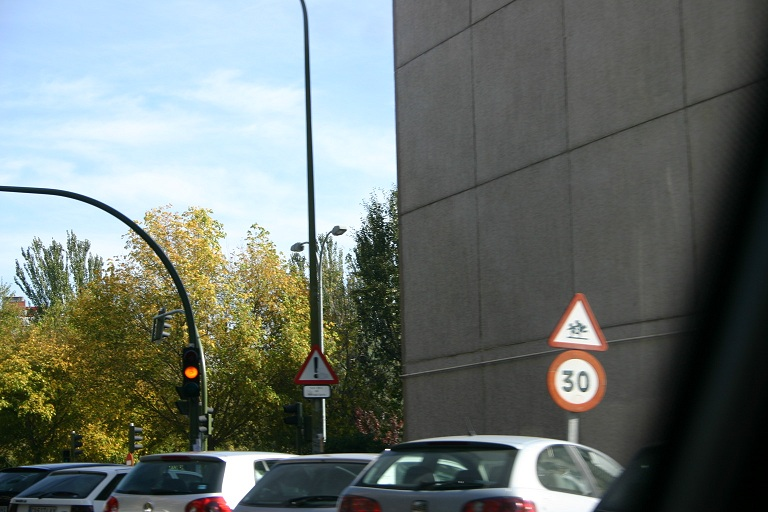
%> input picture project/matlab/Images/Different0019.jpg, 768 x 512 px; its folder holds 5 pictures in this run
$ octave --eval "main;"   (GNU Octave 9; MATLAB toolbox functions it lacks are replaced by stand-ins)
%> lines starting %> are read from the running program, lines starting %| are printed output that depends on the picture; in (x1, y1, x2, y2) boxes, pixels count from 0 and x2, y2 are one past the last pixel; in counts of white or black regions, pixels touching at a corner belong together; the program's own positions count from 1
%> in main, im is the input picture: size 512x768x3 uint8; mean R, G, B 108, 115.7, 111.3
### project/matlab/rgb2ihls.m
function [Is] = rgb2ihls(I)

if size(I,3) == 1
    error('We need a color image here!');
end
[M,N,P] = size(I);
%> M = 512; N = 768; P = 3
Is = zeros(size(I));
R = double(I(:,:,1));
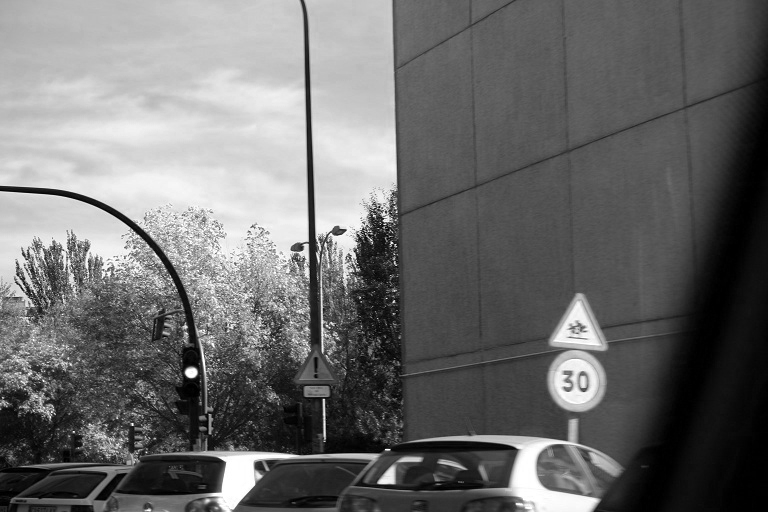
%> R: size 512x768 double; min 0, max 255, mean 108
G = double(I(:,:,2));
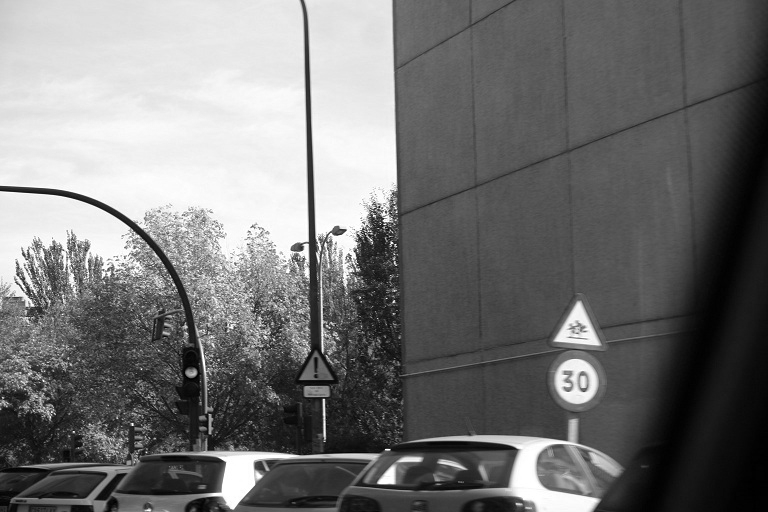
%> G: size 512x768 double; min 0, max 255, mean 115.7
B = double(I(:,:,3));
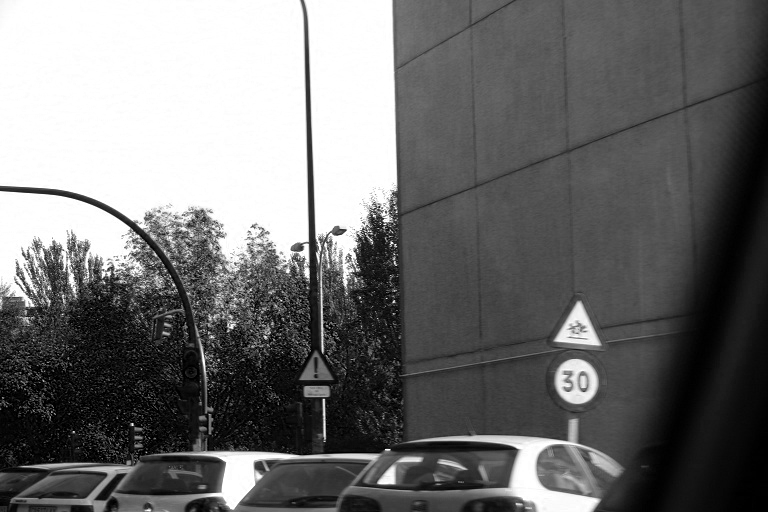
%> B: size 512x768 double; min 0, max 255, mean 111.3

% compute hue
% NOTE: HUE IS IN RADIANS !!
theta = acos((R-0.5*G-0.5*B)./sqrt(R.^2 + G.^2 + B.^2 -R.*G - R.*B -B.*G));
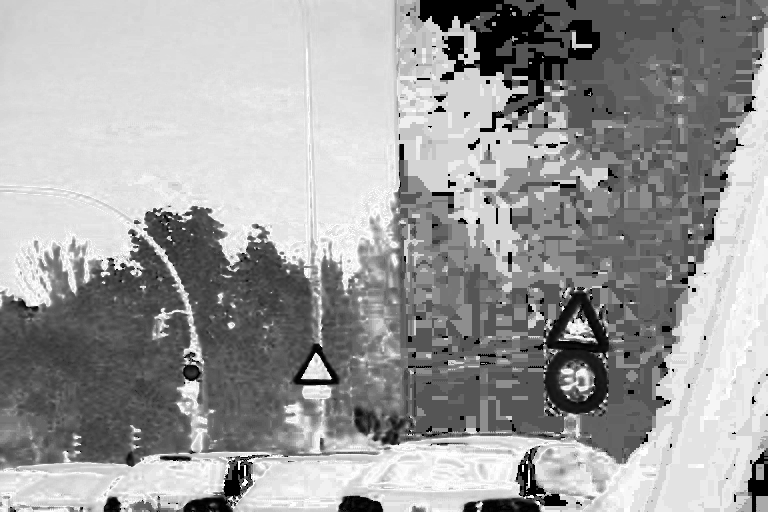
%> theta: size 512x768 double; 3.17% of the values are NaN or infinite; the others: min 0, max 3.14, mean 2.01; drawn with min black, max white, NaN and infinite black

p1 = find(B <= G);
%> p1 = 261904 values from 288 to 393216
p2 = find(B > G);
%> p2 = 131312 values from 1 to 392976

Is(p1) = theta(p1);
%> Is: size 512x768x3 double; 1.06% of the values are NaN or infinite; the others: min 0, max 3.14, mean 0.349
Is(p2) = 2*pi - theta(p2);
%> Is: size 512x768x3 double; 1.06% of the values are NaN or infinite; the others: min 0, max 6.28, mean 0.75

% compute stauration
Is(:,:,3) = max(max(R,G),B) - min(min(R,G),B);
%> Is: size 512x768x3 double; 1.06% of the values are NaN or infinite; the others: min 0, max 252, mean 8.77
% compute luminance
Is(:,:,2) = 0.210*R + 0.715*G + 0.072*B;
%> Is: size 512x768x3 double; 1.06% of the values are NaN or infinite; the others: min 0, max 254.2, mean 46.99

### project/matlab/normalize_segmentation.m
function [In] = normalize_segmentation(I, color, hue_max, hue_min, sat_min)
% Converts the image to IHLS and does the segmentation
%
% INPUT
%    I      : image to process
%    color  : 'blue' or 'red'
%
% OUTPUT
%    In     : normalized and segmented image

if nargin == 2
    if strcmp(color, 'other')
        if hue_max > 255 || hue_max < 0 || hue_min > 255 || hue_min < 0 || sat_min > 255 || sat_min < 0
            hue_max = 11;
            hue_min = 230;
            sat_min = 30;
        end
    elseif strcmp(color, 'blue')
        hue_max = 163;
        hue_min = 134;
        sat_min = 60;
    elseif strcmp(color, 'red')
        hue_max = 11;
        hue_min = 230;
        sat_min = 30;
    end
end

%% Convert to IHLS and normalize hue-saturation
I2 = rgb2ihls(I);       % convert to IHLS

h = I2(:,:,1);          % take hue channel
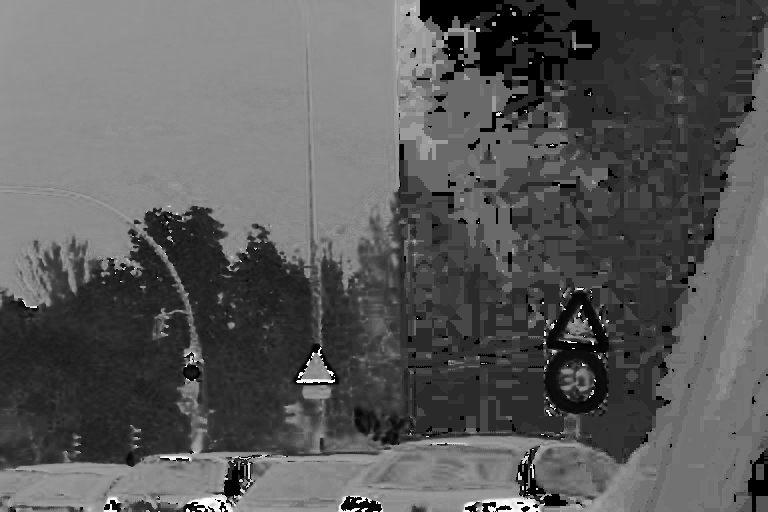
%> h: size 512x768 double; 3.17% of the values are NaN or infinite; the others: min 0, max 6.28, mean 2.3; drawn with min black, max white, NaN and infinite black
h_norm = h*255/(2*pi);  % rearrange from 0:2*pi to 0:255
h_norm = uint8(h_norm); % convert to uint8
%> h_norm: size 512x768 uint8

s = I2(:,:,3);          % take saturation channel
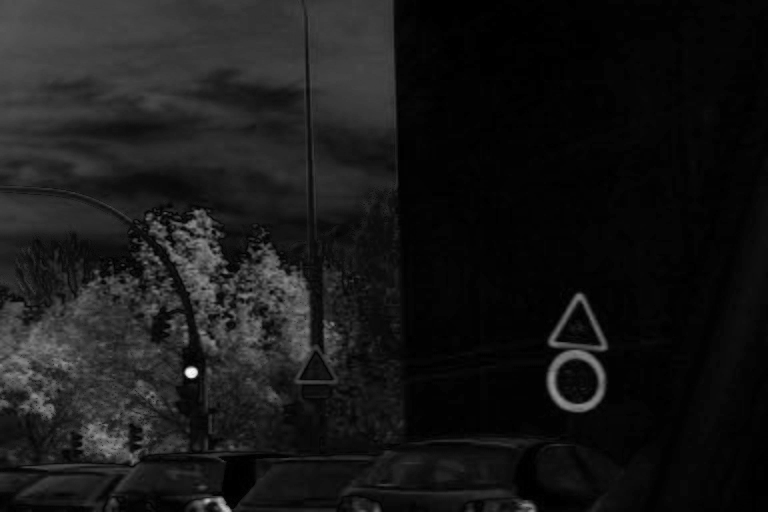
%> s: size 512x768 double; min 0, max 252, mean 23.8
s_norm = uint8(s);      % convert to uint8

%% Color Segmentation
In = zeros(size(I,1), size(I,2)); % create image to store output
if strcmp(color, 'blue')
    %     p = find((h_norm>=134 & h_norm<163) & (s_norm>60 & s_norm<=215));
    p = find((h_norm > hue_min & h_norm < hue_max) & s_norm > sat_min);
elseif strcmp(color, 'red') || strcmp(color, 'other')
    %     p = find(s_norm>30 & h_norm>230 | s_norm>30 & h_norm<11);
    p = find((h_norm > hue_min | h_norm < hue_max) & s_norm > sat_min);
%> p = 2799 values from 11567 to 311133
end
In(p) = 1; % write found pixels
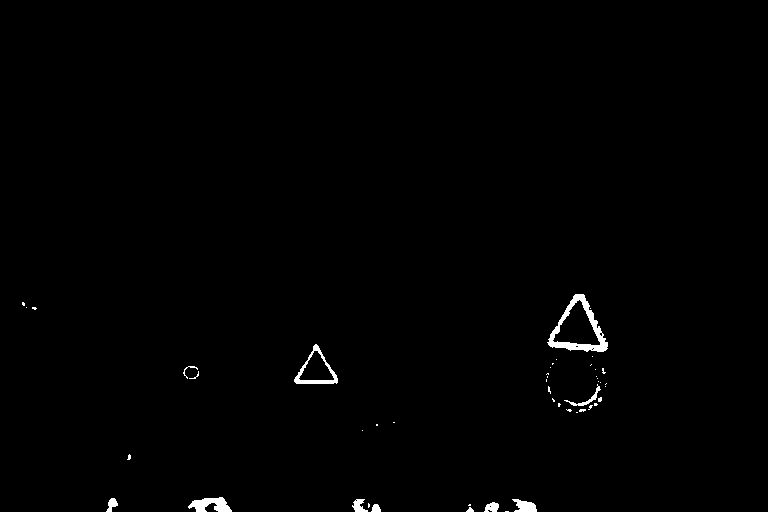
%> In: size 512x768 double; values 0 (black) and 1 (white), 0.71% white; 48 white regions (37 under 20 px), largest, box (x1, y1, x2, y2) and area: (547, 294, 608, 352) 976, (294, 344, 338, 384) 406, (188, 497, 232, 512) 406

end

### project/matlab/gui/ProcessImage.m
%%%%%%%%%%%%%%%%%%%%%%%%%%%%%%%%%%%%%%%%
%         GUI                          %
%%%%%%%%%%%%%%%%%%%%%%%%%%%%%%%%%%%%%%%%
%                                      %
%    Suman Raj Bista(Manager)          %
%    Pablo Speciale	                   %
%    Nolang Fanani	                   %
%    Nathanael Lemessa Baisa	       %
%    Taman Upadhaya	                   %
%%%%%%%%%%%%%%%%%%%%%%%%%%%%%%%%%%%%%%%%
function [nhs,noiseRem,cleanImg,imCE,OutputImg, contOrig,contCE,rotOff,paramGIELIS] = ProcessImage(inputImage)
% does road sign detection from input image
% integration of other codes for GUI takem from main.m

% No need to pass all the parameters using global Options variable
global Options; % All options in a single variable
% currfilename = Options.currfilename;

%% Image segmentation
nhs = normalize_segmentation(inputImage, Options.NHS_color);
[m n] = size(nhs);
%> m = 512; n = 768
% Test save
% IMname = ['output/',currfilename(1:length(currfilename)-3),'_nhs.png'];
% imwrite(nhs,IMname,'PNG','BitDepth',1);

%% Postprocessing
%> the run ends on the next line
[noiseRem,cleanImg] = Postprocessing(nhs, Options.POST_aspectArea, Options.POST_lowRatio, Options.POST_highRatio);
% [5 lines of commented-out code are left out]

%% Label image
[L,N] = bwlabel(cleanImg, 8);   % Labeling of the clean image to recognize regions

%% Empty image and variables to save all together
% IMAGE
imCE = zeros(size(cleanImg)); % image to overwrite all contours
% FILES
contOrig = cell(1,N);    % save contours before contour extraction
contCE = cell(1,N);      % save contours after contour extraction
rotOff = cell(1,N);      % save rotational offsets obtained
paramGIELIS = cell(1,N); % save gielis parameters
% Extra for drawing gielis image
pointGIELIS = cell(1,N);

if N>0                          % If we have regions, continue processing
    for i=1:N                       % For each labeled region
        display(['-- Working on region ', num2str(i),'/', num2str(N),'...']);
        [rows cols] = find(L==i);   % Get the coordinates of all the points
        tmpI = (L==i);              % Make a temporary binary image of the current label
        % Get the points in the boundary of the region
        contP = bwtraceboundary(tmpI, [rows(1),cols(1)], 'E', 8, Inf, 'counterclockwise');
        contOrig{i} = contP;

        %% Contour extraction
        valid_contour = contour_extraction(contP, Options.CE_distError); % Extract the contour
        contCE{i} = valid_contour;
        % Write contour to the contour image
        for j=1:length(valid_contour)
            imCE(valid_contour(j,1), valid_contour(j,2)) = 1;
        end

        %% Rotational offset
         x = zeros(size(valid_contour,1));
        y = zeros(size(valid_contour,1));
        valid_contour1 = zeros(size(valid_contour));
        x = valid_contour(:,2);
        y = valid_contour(:,1);
        valid_contour1(:,1) = x;
        valid_contour1(:,2) = y;
        [Radius, Theta] = Cartisian2Polar(valid_contour1);
        [Theta,Permutation_Index] = sort(Theta,'ascend');
        Radius = Radius(Permutation_Index);
        Offset = FindMinimum(Radius, Theta);
        rotOff{i} = Offset;

        %% Gielis curves reconstruction
         Output = ShapeReconstruction(valid_contour, Offset, false, Options.GIELIS_func);
         pointGIELIS{i} = Output;
         global Parameters;
         paramGIELIS{i} = Parameters;
    end

    %% Process Gielis image (Guillem: I don't know how to do this without plots)
    f = figure('visible','off');
    subplot('position', [0 0 1 1]);
    imshow(inputImage);
    hold on;
    %pointGIELIS = contCE; % only for testing without gielis
    for k=1:length(pointGIELIS)
        points = pointGIELIS{k};
        plot(points(:,2),points(:,1),'g','LineWidth', 3);
    end
    hold off;
    dpi = 100;
    set(f, 'paperposition', [0 0 n/dpi m/dpi]);
    set(f, 'papersize', [n/dpi m/dpi]);
    print(f, sprintf('-r%d',dpi), '-dpng', 'temp.png');
    OutputImg = imread('temp.png');
    delete('temp.png');

else  %to avoid error if no contour is found
    OutputImg = NaN;
end

end % function end

### project/matlab/main.m
function main()
% Main file for Matlab code without GUI

%% Clean everything
close all;
clear all;
clc;

%% Global variables
global Options;    % Options for all processing

%% Options (editable)
% NHS
Options.NHS_color  = 'red';      % color to segment 'blue' or 'red'
Options.NHS_output = true;       % IMAGE: save output image for this function
% PostProcessing
Options.POST_aspectArea = 1500;  % imageArea/aspectArea thresholding (default 1500)
Options.POST_lowRatio   = 0.25;  % height/width lowest value (default 0.25)
Options.POST_highRatio  = 1.3;   % height/width highest value (default 1.3)
Options.POST_out_noise  = true;  % IMAGE: save output image for this function
Options.POST_out_clean  = true;  % IMAGE: save output image for this function
% Contour extraction
Options.CE_distError = 5;        % maximum distance from the convex hull to take contour pixels (default sqrt(2))
Options.CE_output    = true;     % IMAGE: save output image for this function
Options.CE_file_before = true;   % FILE: save contour before processing it
Options.CE_file_after = true;    % FILE: save contour after processing it
% Rotational offset
Options.RO_output    = true;     % FILE: save output for this function
% Gielis recontruction
Options.GIELIS_func = 1;         % cost function to use 1, 2 or 3 (default 1)
Options.GIELIS_output = true;    % IMAGE: save output for this function
Options.GIELIS_param = true;     % FILE: save gielis parameters


%% Add necessary paths to call all functions
addpath('gui', 'ShapeReconstruction', 'Rotational Offset');
if ~isdir('output')
    mkdir('output');
end

%% Search for images
dirname = '/home/guillem/Desktop/UE1_softwareEng/project/code_original/NHS Code/Images/'; % previous value: '../../vibot6_mscv3/Images/';
files = dir(dirname);
fileIndex = find(~[files.isdir]);

%for i = 1:length(fileIndex)

    %% Open image
    fname = 'Different0019.jpg';
    %fname = files(fileIndex(i)).name;
    im = imread([dirname,fname]);
    display(['- ', fname]);

    %% Calculate everything
    [nhs,noiseRem,cleanImg,imCE,OutputImg, contOrig,contCE,rotOff,paramGIELIS] = ProcessImage(im);

    %% Save all outputs
    % IMAGES
    if(Options.NHS_output)
        filepath= ['output/', fname(1:length(fname)-4),'_nhs.png'];
        imwrite(nhs,filepath,'PNG','BitDepth',1);
    end
    if(Options.POST_out_noise)
        filepath= ['output/', fname(1:length(fname)-4),'_noiseRem.png'];
        imwrite(noiseRem,filepath,'PNG','BitDepth',1);
    end
    if(Options.POST_out_clean)
        filepath= ['output/', fname(1:length(fname)-4),'_cleanImg.png'];
        imwrite(cleanImg,filepath,'PNG','BitDepth',1);
    end
    if(Options.CE_output)
        filepath= ['output/', fname(1:length(fname)-4),'_CE.png'];
        imwrite(imCE,filepath,'PNG','BitDepth',1);
    end
    if(Options.GIELIS_output)
        filepath= ['output/', fname(1:length(fname)-4),'_output.png'];
        imwrite(OutputImg,filepath,'PNG','BitDepth',8);
    end
    % FILES
    if Options.CE_file_before
        sname = 'contOrig';
        saveText(contOrig, fname, sname);
    end
    if Options.CE_file_after
        sname = 'contCE';
        saveText(contCE, fname, sname);
    end
    if Options.RO_output
        sname = 'rotOff';
        saveText(rotOff, fname, sname);
    end
    if Options.GIELIS_param
        sname = 'paramGielis';
        saveText(paramGIELIS, fname, sname);
    end

% [67 lines of commented-out code are left out]
    display('We are Finished!');

%end
end

function saveText(var, fname, sname)
fname = fname(1:length(fname)-4);
for j=1:length(var)
    data = var{j};
    path = ['output/', fname, '_', sname, num2str(j), '.txt']; % save name
    save(path,'data','-ASCII');
end
end
